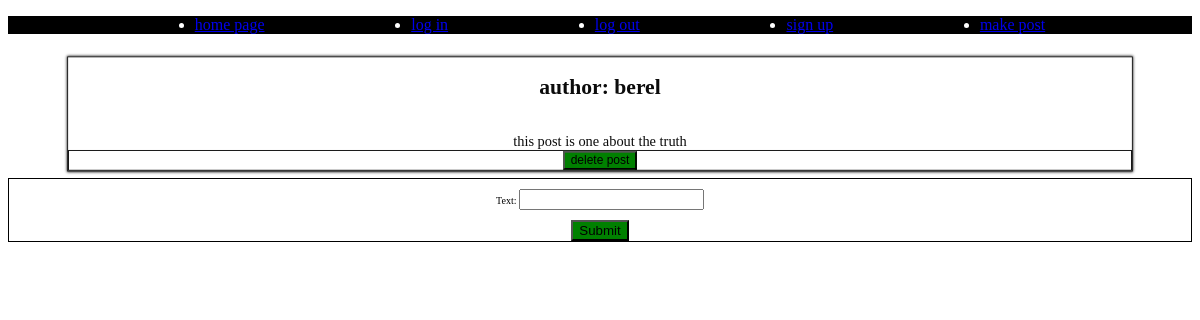
/posts/view_post/1, run on an earlier commit of the app's database.
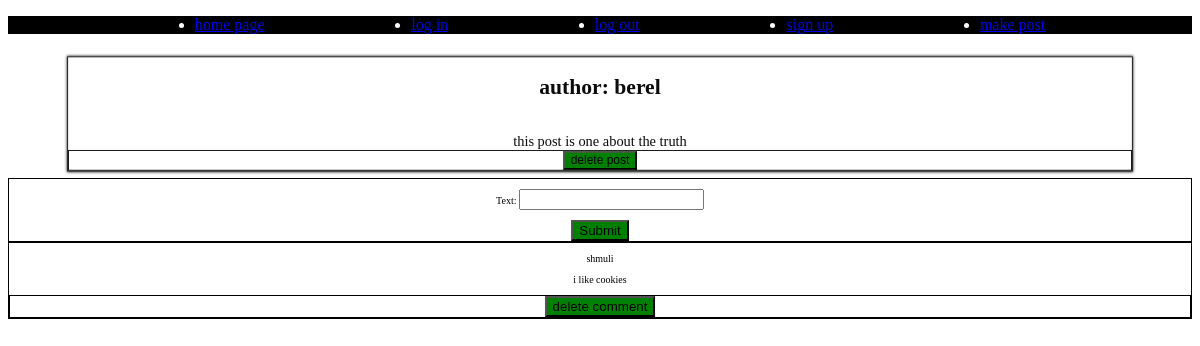
And on a later commit of the database.
### posts/models.py (models this page shows, shortened)
class Comment(models.Model):
    author = models.CharField(max_length=30)
    content = models.CharField(max_length=100)
    on_post = models.IntegerField()

### posts/views.py (the view, shortened to what this page needs)
# urls.py: path('view_post/<int:post_id>', views.view_post, name='view post'),
def view_post(request, post_id):
    logged = request.session.get('logged')
    form = forms.make_comment()
    post =  models.Post.objects.filter(id=post_id).first()
    comments = models.Comment.objects.filter(on_post=post_id)
    return render(request, 'view_post.html', {'post': post, 'comments': comments, 'form': form})

### posts/forms.py
class make_comment(forms.Form):
    text = forms.CharField(widget=forms.TextInput())

### posts/templates/view_post.html (shortened to what this page needs)
{% extends 'base.html' %}
{% block content%}
<div class="post">
    <h2>author: {{post.author|safe}}</h2>
    <br>
    {{post.text|safe}}
    <form action="{% url 'delete post' post_id=post.id %}" method="POST">
        <button type="submit">delete post</button>
    </form>
</div>
<form method="post" action="{% url 'view post' post_id=post.id %}">
    {{ form.as_p }}
    <button type="submit">Submit</button>
</form>
{% for comment in comments %}
<div class="comment">
    <p>{{comment.author|safe}}</p>
    <p>{{comment.content|safe}}</p>
    <form action="{% url 'delete comment' comment_id=comment.id %}" method="POST">
        <button type="submit">delete comment</button>
    </form>
</div>
{% endfor %}
{% endblock %}

What changed in the data, as far as the page shows it:
added Comment: author "shmuli", content "i like cookies"
